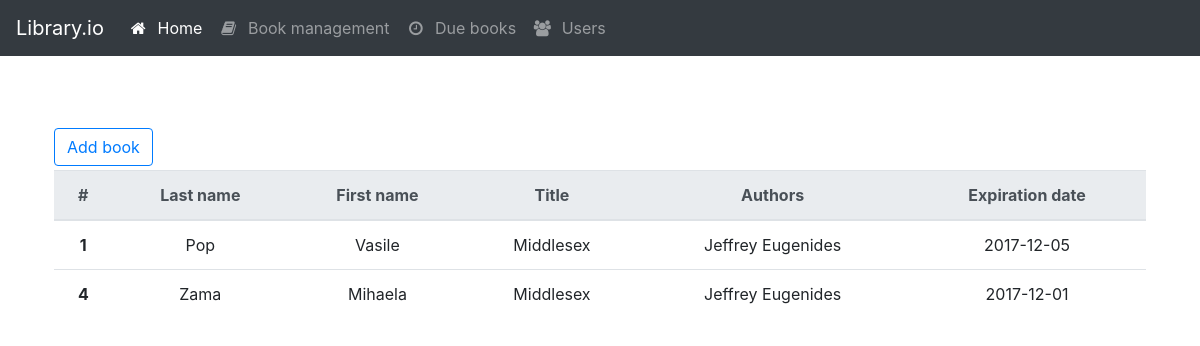
Page /duebooks.php on the committed database.
### tables this page shows
CREATE TABLE `rentals` (
  `id` int(11) NOT NULL AUTO_INCREMENT,
  `user_id` int(11) NOT NULL,
  `book_id` int(11) NOT NULL,
  `expiration_date` date NOT NULL,
  PRIMARY KEY (`id`),
  UNIQUE KEY `unique_index` (`user_id`,`book_id`,`expiration_date`),
  KEY `book_id` (`book_id`),
  CONSTRAINT `rentals_ibfk_1` FOREIGN KEY (`book_id`) REFERENCES `books` (`id`),
  CONSTRAINT `rentals_ibfk_2` FOREIGN KEY (`user_id`) REFERENCES `users` (`id`)
);

CREATE TABLE `users` (
  `id` int(11) NOT NULL AUTO_INCREMENT,
  `first_name` varchar(45) NOT NULL,
  `last_name` varchar(45) NOT NULL,
  `email` varchar(45) DEFAULT NULL,
  PRIMARY KEY (`id`),
  UNIQUE KEY `email` (`email`)
);

CREATE TABLE `books` (
  `id` int(11) NOT NULL AUTO_INCREMENT,
  `title` varchar(300) NOT NULL,
  `isbn` varchar(45) DEFAULT NULL,
  `year` text,
  `cover` varchar(200) DEFAULT NULL,
  `authors` varchar(200) DEFAULT NULL,
  `available` int(11) NOT NULL DEFAULT '0',
  PRIMARY KEY (`id`),
  UNIQUE KEY `isbn_UNIQUE` (`isbn`)
);

### src/Db.php (called while the page is built, shortened)
<?php
class Db
{
    protected static $connection;
    public function connect()
    {
        if (!isset(self::$connection)) {
            $config = parse_ini_file('../config/config.ini');
            self::$connection = new mysqli($config['host'], $config['user'], $config['password'], $config['dbname']);
        }
        return self::$connection;
    }
    public function select($query)
    {
        $rows = array();
        $result = $this->query($query);
        while ($row = $result->fetch_assoc()) {
            $rows[] = $row;
        }
        return $rows;
    }
    public function query($query)
    {
        $connection = $this->connect();
        $result = $connection->query($query);
        return $result;
    }
}

### src/duebooks.php (the view)
<!DOCTYPE html>
<html lang="en">
<?php include 'header.php'; ?>
<?php include 'Db.php'; ?>
<body>
<?php include 'navbar.php'; ?>
<main role="main" class="container">
    <div class="starter-template">
        <?php
        $db = new Db();
        $rows = $db->select("SELECT rentals.id, users.last_name last_name, users.first_name first_name, books.title title, books.authors authors, rentals.expiration_date expiration_date
FROM rentals
INNER JOIN users ON users.id=rentals.user_id
INNER JOIN books ON books.id=rentals.book_id
ORDER BY expiration_date DESC;");
        ?>
        <div class="row">
            <button class="btn btn-outline-primary" type="button" data-toggle="collapse" data-target="#addBookForm"
                    aria-expanded="false" aria-controls="addBookForm">
                Add book
            </button>
        </div>
        <div class="row mt-1">
            <table class="table">
                <thead class="thead-light">
                <tr>
                    <th scope="col">#</th>
                    <th scope="col">Last name</th>
                    <th scope="col">First name</th>
                    <th scope="col">Title</th>
                    <th scope="col">Authors</th>
                    <th scope="col">Expiration date</th>
                </tr>
                </thead>
                <tbody>
                <?php
                foreach ($rows as $row) {
                    echo "<tr>";
                    echo "<th scope='row'>" . $row["id"] . "</th>";
                    echo "<td>" . $row["last_name"] . "</td>";
                    echo "<td>" . $row["first_name"] . "</td>";
                    echo "<td>" . $row["title"] . "</td>";
                    echo "<td>" . $row["authors"] . "</td>";
                    echo "<td>" . $row["expiration_date"] . "</td>";
                    echo "</tr>";
                }
                ?>
                </tbody>
            </table>
        </div>
    </div>
</main>
</body>
</html>

### src/assets/local.css (style rules this page uses)
body { padding-top: 5rem; }
.starter-template { padding: 3rem 1.5rem; text-align: center; }

### rows in the picture
rentals: id "1", user.last_name "Pop", user.first_name "Vasile", book.title "Middlesex", book.authors "Jeffrey Eugenides", expiration_date "2017-12-05"
rentals: id "4", user.last_name "Zama", user.first_name "Mihaela", book.title "Middlesex", book.authors "Jeffrey Eugenides", expiration_date "2017-12-01"
